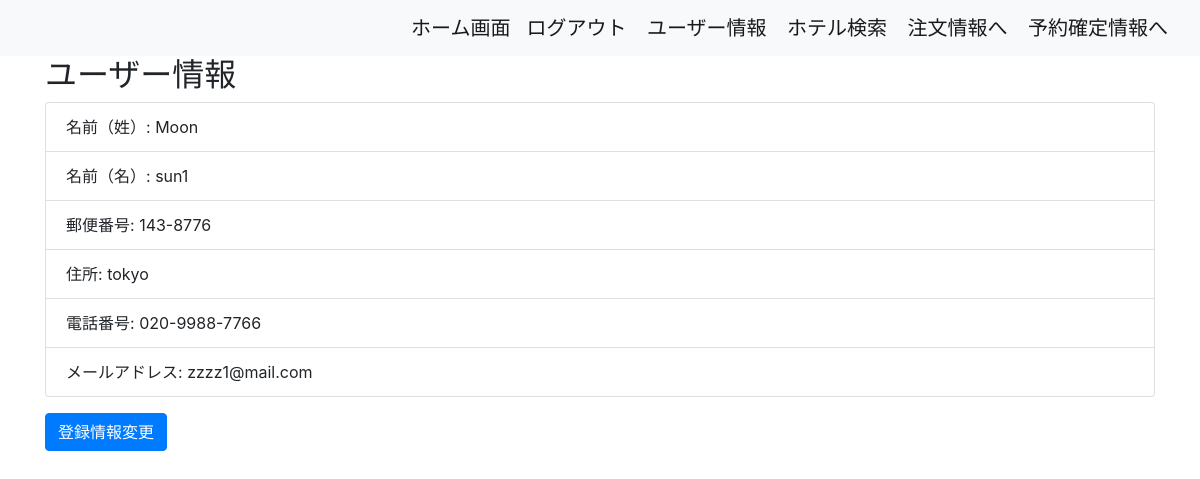
The page /accounts/us_info/ (signed in) on the database its author committed.
### accounts/models.py (models this page shows, shortened)
class Users(AbstractBaseUser, PermissionsMixin):
    username = models.CharField(max_length=100)
    email = models.EmailField(max_length=200, unique=True)
    is_active = models.BooleanField(default=True)
    is_staff = models.BooleanField(default=False)
    first_name = models.CharField(max_length=30, blank=True, null=True)
    last_name = models.CharField(max_length=30, blank=True, null=True)
    zip_code = models.CharField(max_length=10, blank=True, null=True)
    address = models.CharField(max_length=255, blank=True, null=True)
    phone_number = models.CharField(max_length=20, blank=True, null=True)
    USERNAME_FIELD = 'email'
    REQUIRED_FIELDS = ['username']
    objects = UserManager()

### accounts/views.py (the view, shortened to what this page needs)
# urls.py: path('us_info/', UserInfoView.as_view(), name='us_info'),
class UserInfoView(LoginRequiredMixin, FormView):
    template_name = 'us_info.html'
    form_class = UserInfoForm
    success_url = reverse_lazy('accounts:us_info')
    def get_form_kwargs(self):
        kwargs = super().get_form_kwargs()
        kwargs['instance'] = self.request.user
        kwargs['initial'] = {
            'last_name' : self.request.user.last_name,
            'first_name' : self.request.user.first_name,
            'zip_code' : self.request.user.zip_code,
            'address' : self.request.user.address,
            'phone_number' : self.request.user.phone_number,
            'email' : self.request.user.email,
        }
        return kwargs

### templates/us_info.html (shortened to what this page needs)
{% extends 'base.html' %}
{% block content %}
<div class="container">
    <h2>ユーザー情報</h2>
    <ul class="list-group mb-3">
        <li class="list-group-item">名前（姓）: {{ user.last_name }}</li>
        <li class="list-group-item">名前（名）: {{ user.first_name }}</li>
        <li class="list-group-item">郵便番号: {{ user.zip_code }}</li>
        <li class="list-group-item">住所: {{ user.address }}</li>
        <li class="list-group-item">電話番号: {{ user.phone_number }}</li>
        <li class="list-group-item">メールアドレス: {{ user.email }}</li>
    </ul>
    <a href="{% url 'accounts:update_us_info' %}" class="btn btn-primary">登録情報変更</a>
</div>
{% endblock %}

### rows shown on the page
Users: last_name "Moon", first_name "sun1", zip_code "143-8776", address "tokyo", phone_number "020-9988-7766", email "zzzz1@mail.com"
